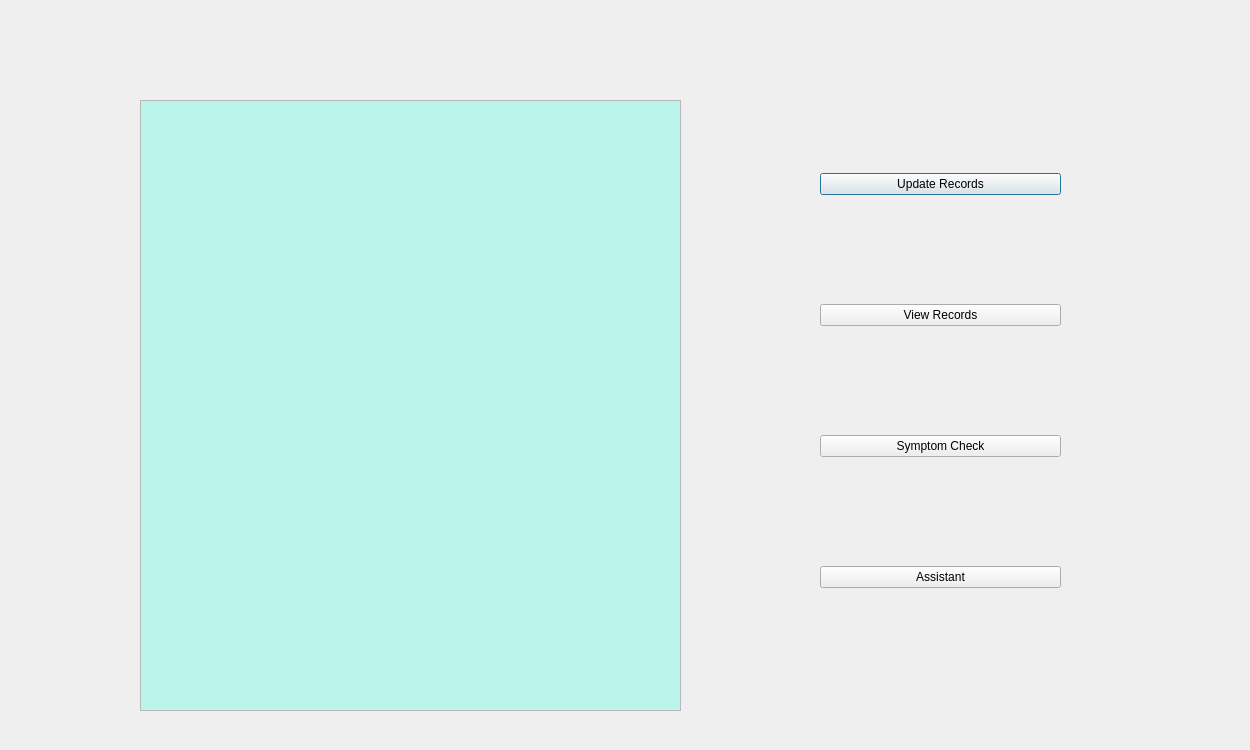
<?xml version="1.0" encoding="UTF-8"?>
<ui version="4.0">
 <class>Dashboard</class>
 <widget class="QDialog" name="Dashboard">
  <property name="geometry">
   <rect>
    <x>0</x>
    <y>0</y>
    <width>1250</width>
    <height>750</height>
   </rect>
  </property>
  <property name="baseSize">
   <size>
    <width>0</width>
    <height>0</height>
   </size>
  </property>
  <property name="windowTitle">
   <string>Dashboard</string>
  </property>
  <widget class="QTextBrowser" name="textBrowser">
   <property name="geometry">
    <rect>
     <x>140</x>
     <y>100</y>
     <width>541</width>
     <height>611</height>
    </rect>
   </property>
   <property name="html">
    <string>&lt;!DOCTYPE HTML PUBLIC &quot;-//W3C//DTD HTML 4.0//EN&quot; &quot;http://www.w3.org/TR/REC-html40/strict.dtd&quot;&gt;
&lt;html&gt;&lt;head&gt;&lt;meta name=&quot;qrichtext&quot; content=&quot;1&quot; /&gt;&lt;style type=&quot;text/css&quot;&gt;
p, li { white-space: pre-wrap; }
&lt;/style&gt;&lt;/head&gt;&lt;body style=&quot; font-family:'MS Shell Dlg 2'; font-size:7.8pt; font-weight:400; font-style:normal;&quot; bgcolor=&quot;#bbf4ea&quot;&gt;
&lt;p style=&quot;-qt-paragraph-type:empty; margin-top:0px; margin-bottom:0px; margin-left:0px; margin-right:0px; -qt-block-indent:0; text-indent:0px;&quot;&gt;&lt;br /&gt;&lt;/p&gt;&lt;/body&gt;&lt;/html&gt;</string>
   </property>
  </widget>
  <widget class="QWidget" name="verticalLayoutWidget">
   <property name="geometry">
    <rect>
     <x>820</x>
     <y>70</y>
     <width>241</width>
     <height>621</height>
    </rect>
   </property>
   <layout class="QVBoxLayout" name="verticalLayout">
    <item>
     <widget class="QPushButton" name="update">
      <property name="text">
       <string>Update Records</string>
      </property>
     </widget>
    </item>
    <item>
     <widget class="QPushButton" name="view">
      <property name="text">
       <string>View Records</string>
      </property>
     </widget>
    </item>
    <item>
     <widget class="QPushButton" name="symptom">
      <property name="text">
       <string>Symptom Check</string>
      </property>
     </widget>
    </item>
    <item>
     <widget class="QPushButton" name="assistant">
      <property name="text">
       <string>Assistant</string>
      </property>
     </widget>
    </item>
   </layout>
  </widget>
 </widget>
 <resources/>
 <connections/>
</ui>
